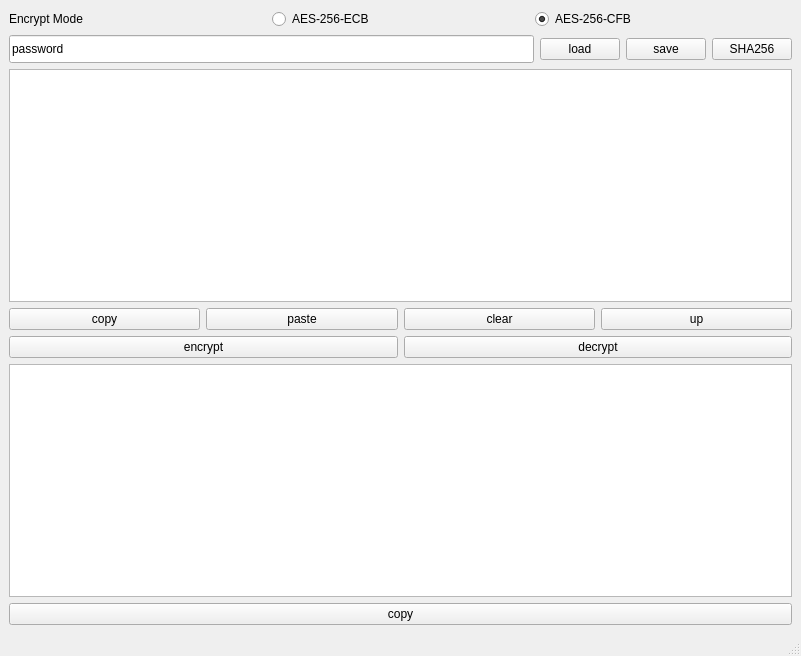
<?xml version="1.0" encoding="UTF-8"?>
<ui version="4.0">
 <class>MainWindow_UI</class>
 <widget class="QMainWindow" name="MainWindow_UI">
  <property name="geometry">
   <rect>
    <x>0</x>
    <y>0</y>
    <width>801</width>
    <height>656</height>
   </rect>
  </property>
  <property name="minimumSize">
   <size>
    <width>0</width>
    <height>0</height>
   </size>
  </property>
  <property name="windowTitle">
   <string>en_message</string>
  </property>
  <widget class="QWidget" name="centralwidget">
   <layout class="QVBoxLayout" name="verticalLayout">
    <item>
     <layout class="QHBoxLayout" name="horizontal_Layout_mode">
      <item>
       <widget class="QLabel" name="encrypt_mode_label">
        <property name="text">
         <string>Encrypt Mode</string>
        </property>
       </widget>
      </item>
      <item>
       <widget class="QRadioButton" name="radio_is_aes256ecb">
        <property name="text">
         <string>AES-256-ECB</string>
        </property>
        <property name="checked">
         <bool>false</bool>
        </property>
        <attribute name="buttonGroup">
         <string notr="true">buttonGroup</string>
        </attribute>
       </widget>
      </item>
      <item>
       <widget class="QRadioButton" name="radio_is_aes256cfb">
        <property name="text">
         <string>AES-256-CFB</string>
        </property>
        <property name="checked">
         <bool>true</bool>
        </property>
        <attribute name="buttonGroup">
         <string notr="true">buttonGroup</string>
        </attribute>
       </widget>
      </item>
     </layout>
    </item>
    <item>
     <layout class="QHBoxLayout" name="horizontal_Layout_password_options">
      <item>
       <widget class="QLineEdit" name="password_text">
        <property name="minimumSize">
         <size>
          <width>32</width>
          <height>28</height>
         </size>
        </property>
        <property name="text">
         <string>password</string>
        </property>
        <property name="echoMode">
         <enum>QLineEdit::Normal</enum>
        </property>
       </widget>
      </item>
      <item>
       <widget class="QPushButton" name="Button_load">
        <property name="text">
         <string>load</string>
        </property>
       </widget>
      </item>
      <item>
       <widget class="QPushButton" name="Button_save">
        <property name="text">
         <string>save</string>
        </property>
       </widget>
      </item>
      <item>
       <widget class="QPushButton" name="Button_SHA256">
        <property name="text">
         <string>SHA256</string>
        </property>
       </widget>
      </item>
     </layout>
    </item>
    <item>
     <widget class="QTextEdit" name="encrypt_text"/>
    </item>
    <item>
     <layout class="QHBoxLayout" name="horizonta_Layout_input_button">
      <item>
       <widget class="QPushButton" name="Button_copy">
        <property name="text">
         <string>copy</string>
        </property>
       </widget>
      </item>
      <item>
       <widget class="QPushButton" name="Button_paste">
        <property name="text">
         <string>paste</string>
        </property>
       </widget>
      </item>
      <item>
       <widget class="QPushButton" name="Button_clear">
        <property name="text">
         <string>clear</string>
        </property>
       </widget>
      </item>
      <item>
       <widget class="QPushButton" name="Button_up">
        <property name="text">
         <string>up</string>
        </property>
       </widget>
      </item>
     </layout>
    </item>
    <item>
     <layout class="QHBoxLayout" name="horizontalLayout_encrypt_button">
      <item>
       <widget class="QPushButton" name="Button_encrypt">
        <property name="text">
         <string>encrypt</string>
        </property>
       </widget>
      </item>
      <item>
       <widget class="QPushButton" name="Button_decrypt">
        <property name="text">
         <string>decrypt</string>
        </property>
       </widget>
      </item>
     </layout>
    </item>
    <item>
     <widget class="QTextEdit" name="decrypt_text">
      <property name="readOnly">
       <bool>true</bool>
      </property>
     </widget>
    </item>
    <item>
     <widget class="QPushButton" name="Button_copy_decrypted">
      <property name="text">
       <string>copy</string>
      </property>
     </widget>
    </item>
   </layout>
  </widget>
  <widget class="QMenuBar" name="menubar">
   <property name="geometry">
    <rect>
     <x>0</x>
     <y>0</y>
     <width>801</width>
     <height>26</height>
    </rect>
   </property>
  </widget>
  <widget class="QStatusBar" name="statusbar"/>
 </widget>
 <tabstops>
  <tabstop>radio_is_aes256ecb</tabstop>
  <tabstop>radio_is_aes256cfb</tabstop>
  <tabstop>password_text</tabstop>
  <tabstop>Button_load</tabstop>
  <tabstop>Button_save</tabstop>
  <tabstop>Button_SHA256</tabstop>
  <tabstop>encrypt_text</tabstop>
  <tabstop>Button_copy</tabstop>
  <tabstop>Button_paste</tabstop>
  <tabstop>Button_clear</tabstop>
  <tabstop>Button_up</tabstop>
  <tabstop>Button_encrypt</tabstop>
  <tabstop>Button_decrypt</tabstop>
  <tabstop>decrypt_text</tabstop>
  <tabstop>Button_copy_decrypted</tabstop>
 </tabstops>
 <resources/>
 <connections/>
 <buttongroups>
  <buttongroup name="buttonGroup"/>
 </buttongroups>
</ui>
